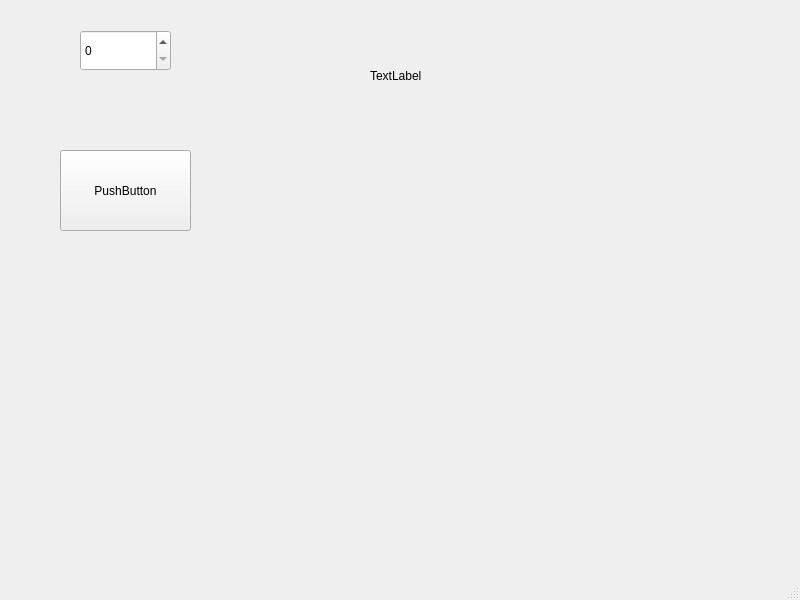
<?xml version="1.0" encoding="UTF-8"?>
<ui version="4.0">
 <class>MainWindow</class>
 <widget class="QMainWindow" name="MainWindow">
  <property name="geometry">
   <rect>
    <x>0</x>
    <y>0</y>
    <width>800</width>
    <height>600</height>
   </rect>
  </property>
  <property name="windowTitle">
   <string>MainWindow</string>
  </property>
  <widget class="QWidget" name="centralwidget">
   <widget class="QSpinBox" name="spinBox">
    <property name="geometry">
     <rect>
      <x>80</x>
      <y>30</y>
      <width>91</width>
      <height>41</height>
     </rect>
    </property>
   </widget>
   <widget class="QLabel" name="label">
    <property name="geometry">
     <rect>
      <x>370</x>
      <y>50</y>
      <width>141</width>
      <height>51</height>
     </rect>
    </property>
    <property name="text">
     <string>TextLabel</string>
    </property>
   </widget>
   <widget class="QPushButton" name="pushButton">
    <property name="geometry">
     <rect>
      <x>60</x>
      <y>150</y>
      <width>131</width>
      <height>81</height>
     </rect>
    </property>
    <property name="text">
     <string>PushButton</string>
    </property>
   </widget>
  </widget>
  <widget class="QMenuBar" name="menubar">
   <property name="geometry">
    <rect>
     <x>0</x>
     <y>0</y>
     <width>800</width>
     <height>26</height>
    </rect>
   </property>
  </widget>
  <widget class="QStatusBar" name="statusbar"/>
 </widget>
 <resources/>
 <connections/>
</ui>
